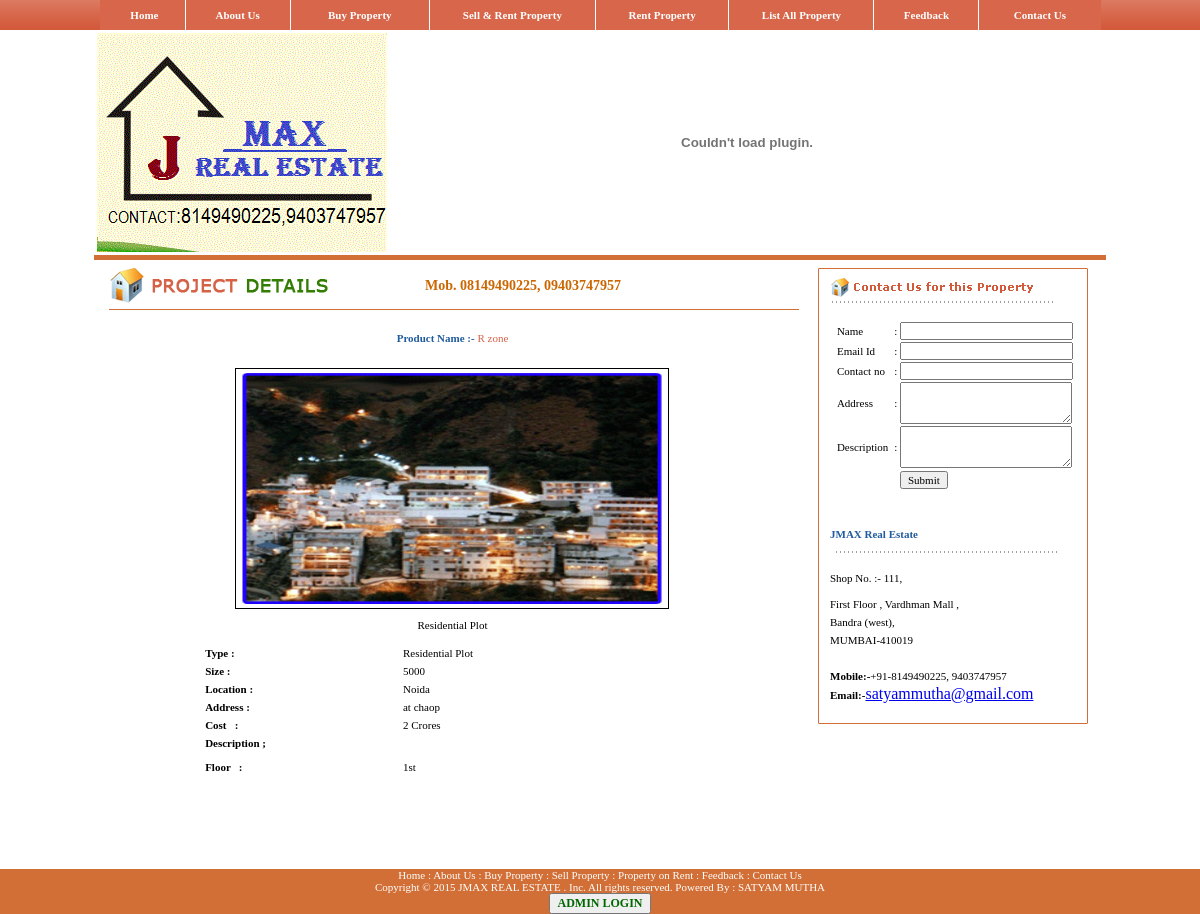
/project_details.php?Id=81, run on the app's committed database.
### tables this page shows
CREATE TABLE IF NOT EXISTS `addeuro` (
  `id` int(10) NOT NULL AUTO_INCREMENT,
  `FlatsType` varchar(40) DEFAULT NULL,
  `propertytitle` varchar(40) DEFAULT NULL,
  `addres` varchar(50) DEFAULT NULL,
  `FlatsSize` varchar(50) DEFAULT NULL,
  `FlatsLocation` varchar(50) DEFAULT NULL,
  `FlatsCost` double DEFAULT NULL,
  `bedroom` varchar(50) DEFAULT NULL,
  `moneytype` varchar(30) NOT NULL,
  `FlatsFloor` varchar(50) DEFAULT NULL,
  `FlatsImageName` varchar(50) DEFAULT NULL,
  `propertyCat` varchar(50) DEFAULT NULL,
  `state` varchar(50) DEFAULT NULL,
  `city` varchar(50) DEFAULT NULL,
  `pincode` varchar(50) DEFAULT NULL,
  `mobileNo` varchar(35) DEFAULT NULL,
  `emailId` varchar(50) DEFAULT NULL,
  `phoneNo` varchar(50) DEFAULT NULL,
  `Name` varchar(50) DEFAULT NULL,
  `prop_desc` varchar(500) DEFAULT NULL,
  `vedio` mediumtext,
  `enable` varchar(10) DEFAULT NULL,
  `dt_tim` date NOT NULL,
  PRIMARY KEY (`id`)
);

### project_details.php (the view, shortened to what this page needs)
<?php
$recordid=$_REQUEST['Id'];
$row=mysql_query("select * from addeuro where id='$recordid'");
$rowRs=mysql_fetch_array($row);
?>
<!DOCTYPE html PUBLIC "-//W3C//DTD XHTML 1.0 Transitional//EN" "http://www.w3.org/TR/xhtml1/DTD/xhtml1-transitional.dtd">
<html xmlns="http://www.w3.org/1999/xhtml">
<head>
<link href="css/style.css" rel="stylesheet" type="text/css" />
</head>
<body>
<table width="100%" border="0" cellspacing="0" cellpadding="0">
  <tr>
    <td height="30" align="center" background="images/bar_bg.gif"><table width="100%" border="0" cellspacing="0" cellpadding="0">
  <tr>
    <td height="30" align="center" background="images/bar_bg.gif">
	<table width="1001" border="0" cellpadding="0" cellspacing="0" bordercolor="#D7664A" bgcolor="#D7664A">
      <tr>
        <td width="2">&nbsp;</td>
        <td width="70" align="center" class="tab"><a href="index.php" class="tab">Home</a></td>
        <td width="90" align="center" class="tab"><a href="about_us.php" class="tab">About Us</a> </td>
        <td width="120" align="center" class="tab"><a href="#" name="link2" class="tab" id="link1" onmouseover="MM_showMenu(window.mm_menu_0906233956_0,-15,22,null,'link2')" onmouseout="MM_startTimeout();">Buy Property </a></td>
        <td width="143" align="center" class="tab"><a href="sell_property.php" class="tab">Sell &amp;&nbsp;Rent&nbsp;Property</a> </td>
		<td width="115" align="center" class="tab">
		<a href="#" name="link5" class="tab" id="link3" onmouseover="MM_showMenu(window.mm_menu_0907000335_0,-15,22,null,'link5')" onmouseout="MM_startTimeout();">Rent Property</a> </a>		</td>
        <td width="125" align="center" class="tab"><a href="list_all_property.php" name="link4" class="tab" id="link3" onmouseover="MM_showMenu(window.mm_menu_1021181416_0,-15,22,null,'link4')" onmouseout="MM_startTimeout();">List All Property</a></td>
        <td width="90" align="center" class="tab"><a href="feedback.php" class="tab">Feedback</a></td>
        <td width="105" align="center" class="tab"><a href="contact_us.php" class="tab">Contact Us</a></td>
      </tr>
</table>	</td>
  </tr>
</table></td>
  </tr>
  <tr>
    <td align="center"><table width="1001" border="0" cellspacing="0" cellpadding="0">
      <tr>
        <td><?php  include('header.php')?></td>
        </tr>
      <tr>
        <td height="5" bgcolor="#d26f36"></td>
      </tr>
      <tr>
        <td height="8"></td>
      </tr>
      <tr>
        <td><table width="1001" border="0" cellspacing="0" cellpadding="0">
          <tr>
            <td width="711" valign="top"><table width="711" border="0" cellspacing="0" cellpadding="0">
              <tr>
                <td height="46" colspan="3" align="left" valign="top" background="images/project_details.gif"><table width="711" height="35" border="0" cellpadding="0" cellspacing="0">
                  <tr>
                    <th width="331" height="35" scope="row">&nbsp;</th>
                    <td width="380" class="quastion">Mob. 08149490225, 09403747957</td>
                  </tr>
                </table></td>
              </tr>
              <tr>
                <td>&nbsp;</td>
                <td align="center" valign="top" class="text">&nbsp;</td>
                <td>&nbsp;</td>
              </tr>
              <tr>
                <td>&nbsp;</td>
                <td align="center" valign="top" class="text" ><div align="center"><span class="pro">Product Name :- </span><span class="style1"><?php echo $rowRs['propertytitle']; ?></span></div></td>
                <td>&nbsp;</td>
              </tr>
              <tr>
                <td>&nbsp;</td>
                <td align="center" valign="top" class="text" >&nbsp;</td>
                <td>&nbsp;</td>
              </tr>
              <tr>
                <td>&nbsp;</td>
                <td align="center" valign="top" class="text">
				<table width="96%" border="0" align="center" cellpadding="0" cellspacing="0">
                <?php  if($rowRs['FlatsImageName']){ ?>
				  <tr>
                    <td align="center"><img src="admin/upimages/<?php print $rowRs['FlatsImageName']; ?>" width="432" height="239" border="1" /></td>
                  </tr>
				  <?php }?>
                  <tr>
                    <td height="10" class="pro_bold"></td>
                  </tr>
                  <tr>
                    <td align="center" class="pro_bold"><?php print $rowRs['FlatsType'];  ?></td>
                  </tr>
                  <tr>
                    <td height="10" align="center"></td>
                  </tr>
                  <tr>
                    <td align="center" valign="top"><table width="75%" border="0" align="center" cellpadding="0" cellspacing="0">
                      <tr>
                        <td height="6" colspan="2" align="left"></td>
                      </tr>
                      <tr>
                        <td width="40%" align="left" class="text_bold""> Type   :</td>
                        <td width="60%" align="left" class="text"><?php echo $rowRs['FlatsType']; ?> </td>
                      </tr>
                      <tr>
                        <td height="6" colspan="2" align="left" ></td>
                      </tr>
                      <tr>
                        <td align="left" class="text_bold"> Size   :</td>
                        <td align="left" class="text"><?php echo $rowRs['FlatsSize']; ?></td>
                      </tr>
                      <tr>
                        <td height="6" colspan="2" align="left" ></td>
                      </tr>
                      <tr>
                        <td align="left" class="text_bold"> Location :</td>
                        <td align="left" class="text"><?php echo $rowRs['FlatsLocation']; ?></td>
                      </tr>
                      <tr>
                        <td height="6" colspan="2" align="left" ></td>
                      </tr>
                      <tr>
                        <td align="left" class="text_bold"> Address :</td>
                        <td align="left" class="text"><?php echo $rowRs['addres']; ?></td>
                      </tr>
                      <tr>
                        <td height="6" colspan="2" align="left" ></td>
                      </tr>
                      <tr>
                        <td align="left" class="text_bold"> Cost &nbsp; :</td>
                        <td align="left" class="text"><?php echo $rowRs['FlatsCost']." ".$rowRs['moneytype']; ?></td>
                      </tr>
                      <tr>
                        <td height="6" colspan="2" align="left" ></td>
                      </tr>
                      <tr>
                        <td align="left" class="text_bold">Description ; </td>
                        <td align="left" class="text"><?php echo $rowRs['prop_desc']; ?></td>
                      </tr>
                      <tr>
                        <td colspan="2" align="left" class="text_bold">&nbsp;</td>
                        </tr>
                      <tr>
                        <td align="left" class="text_bold"> Floor &nbsp; :</td>
                        <td align="left" class="text"><?php echo $rowRs['FlatsFloor']; ?> </td>
                      </tr>
                      <tr>
                        <td height="6" colspan="2" align="left" ></td>
                      </tr>
                      <tr>
                        <td height="3" colspan="2" align="left" ></td>
                      </tr>
                    </table></td>
                  </tr>
                  <tr>
                    <td>&nbsp;</td>
                  </tr>
                </table>				</td>
                <td>&nbsp;</td>
              </tr>
              <tr>
                <td width="15">&nbsp;</td>
                <td width="688" align="center" valign="top" class="text"><p>&nbsp;</p>
                  <p><br />
                  </p></td>
                <td width="9">&nbsp;</td>
              </tr>
            </table></td>
            <td width="290" valign="top"><table width="290" border="0" cellspacing="0" cellpadding="0">
              <tr>
                <td><img src="images/left.gif" width="289" height="3" /></td>
              </tr>
              <tr>
                <td valign="top" background="images/left_bg.gif"><table width="290" border="0" cellspacing="0" cellpadding="0">
                  <tr>
                    <td height="2" colspan="3"></td>
                  </tr>
                  <tr>
                    <td width="25">&nbsp;</td>
                    <td width="243"><img src="images/contact_us_for_enquiry.gif" width="224" height="31" /></td>
                    <td width="22">&nbsp;</td>
                  </tr>
                  <tr>
                    <td>&nbsp;</td>
                    <td>&nbsp;</td>
                    <td>&nbsp;</td>
                  </tr>
                  <tr>
                    <td>&nbsp;</td>
                    <td><form name="contact_us" id="contact_us" method="post" action="#" onSubmit="return vailid();">
					<table width="100%" border="0" cellspacing="0" cellpadding="0">
                        <tr>
                          <td width="4%">&nbsp;</td>
                          <td width="26%" class="text">Name</td>
                          <td width="3%" class="text">:</td>
                          <td width="67%"><input name="name" type="text" class="text" id="name" size="25"/></td>
                        </tr>
                        <tr>
                          <td height="2" colspan="4"></td>
                        </tr>
                        <tr>
                          <td>&nbsp;</td>
                          <td class="text">Email Id </td>
                          <td class="text">:</td>
                          <td><input name="emailid" type="text" class="text" id="emailid" size="25" /></td>
                        </tr>
                        <tr>
                          <td height="2" colspan="4"></td>
                        </tr>
                        <tr>
                          <td>&nbsp;</td>
                          <td class="text">Contact no</td>
                          <td class="text">:</td>
                          <td><input name="cellNo" type="text" class="text" id="cellNo" size="25" /></td>
                        </tr>
                        <tr>
                          <td height="2" colspan="4"></td>
                        </tr>
                        <tr>
                          <td>&nbsp;</td>
                          <td class="text">Address</td>
                          <td class="text">:</td>
                          <td><textarea name="address" cols="25" rows="3" class="text" id="address"></textarea></td>
                        </tr>
                        <tr>
                          <td height="2" colspan="4"></td>
                        </tr>
                        <tr>
                          <td>&nbsp;</td>
                          <td class="text">Description</td>
                          <td class="text">:</td>
                          <td><textarea name="descrap" cols="25" rows="3" class="text" id="descrap"></textarea></td>
                        </tr>
                        <tr>
                          <td height="3" colspan="4"></td>
                        </tr>
                        <tr>
                          <td>&nbsp;</td>
                          <td class="textbold">&nbsp;</td>
                          <td>&nbsp;</td>
                          <td><input name="Submit" type="submit" class="text" value="Submit" />                          </td>
                        </tr>
                     </table>
		</form>
		</td>
                    <td>&nbsp;</td>
                  </tr>
                  <tr>
                    <td>&nbsp;</td>
                    <td align="left">&nbsp;</td>
                    <td>&nbsp;</td>
                  </tr>
                  <tr>
                    <td>&nbsp;</td>
                    <td align="left">&nbsp;</td>
                    <td>&nbsp;</td>
                  </tr>
                  <tr>
                    <td>&nbsp;</td>
                    <td align="left" class="pro">JMAX Real Estate </td>
                    <td>&nbsp;</td>
                  </tr>
                  <tr>
                    <td>&nbsp;</td>
                    <td align="left"><img src="images/line.gif" width="229" height="6" /></td>
                    <td>&nbsp;</td>
                  </tr>
                  <tr>
                    <td>&nbsp;</td>
                    <td align="left" class="text"><p>Shop No. :- 111, </p>                      </td>
                    <td>&nbsp;</td>
                  </tr>
                  <tr>
                    <td>&nbsp;</td>
                    <td align="left"><span class="text">First Floor ,
Vardhman Mall , </span></td>
                    <td>&nbsp;</td>
                  </tr>
                  <tr>
                    <td>&nbsp;</td>
                    <td align="left"><span class="text">Bandra (west),</span></td>
                    <td>&nbsp;</td>
                  </tr>
                  <tr>
                    <td>&nbsp;</td>
                    <td align="left"><span class="text">MUMBAI-410019</span></td>
                    <td>&nbsp;</td>
                  </tr>
                  <tr>
                    <td>&nbsp;</td>
                    <td align="left">&nbsp;</td>
                    <td>&nbsp;</td>
                  </tr>
                  <tr>
                    <td>&nbsp;</td>
                    <td align="left"><span class="text_bold">Mobile:-</span><span class="text">+91-8149490225, 9403747957 </span></td>
                    <td>&nbsp;</td>
                  </tr>
                  <tr>
                    <td>&nbsp;</td>
                    <td align="left"><span class="text_bold">Email:-</span><a href="mailto:satyammutha@gmail.com">satyammutha@gmail.com</a></td>
                    <td>&nbsp;</td>
                  </tr>
                  <tr>
                    <td>&nbsp;</td>
                    <td align="left">&nbsp;</td>
                    <td>&nbsp;</td>
                  </tr>
                </table></td>
              </tr>
              <tr>
                <td><img src="images/left_bottom.gif" width="289" height="3" /></td>
              </tr>
            </table></td>
          </tr>
        </table></td>
      </tr>
      <tr>
        <td>&nbsp;</td>
      </tr>
    </table></td>
  </tr>
  <tr>
    <td height="38" align="center" bgcolor="#d26f36"><?php  include('footer.php')?></td>
  </tr>
</table>
</body>
</html>

### css/style.css (style rules this page uses)
.tab { font-family: Verdana; font-size: 11px; font-style: normal; line-height: normal; font-weight: bold; color: #FFFFFF; text-decoration: none; }
.pro { font-family: Verdana; font-size: 11px; font-style: normal; line-height: normal; font-weight: bold; color: #1f5b9e; text-decoration: none; }
.text { font-family: Verdana; font-size: 11px; font-style: normal; line-height: normal; font-weight: normal; color: #000000; text-decoration: none; }
.text_bold { font-family: Verdana; font-size: 11px; font-style: normal; line-height: normal; font-weight: bold; color: #000000; text-decoration: none; }
.quastion { font-family: Verdana; font-size: 14px; font-style: normal; line-height: normal; font-weight: bold; color: #CC6600; text-decoration: blink; }

### data on the page
addeuro: propertytitle "R zone", FlatsImageName (picture), FlatsType "Residential Plot", FlatsSize "5000", FlatsLocation "Noida", addres "at chaop", FlatsCost "2", moneytype "Crores", FlatsFloor "1st"
